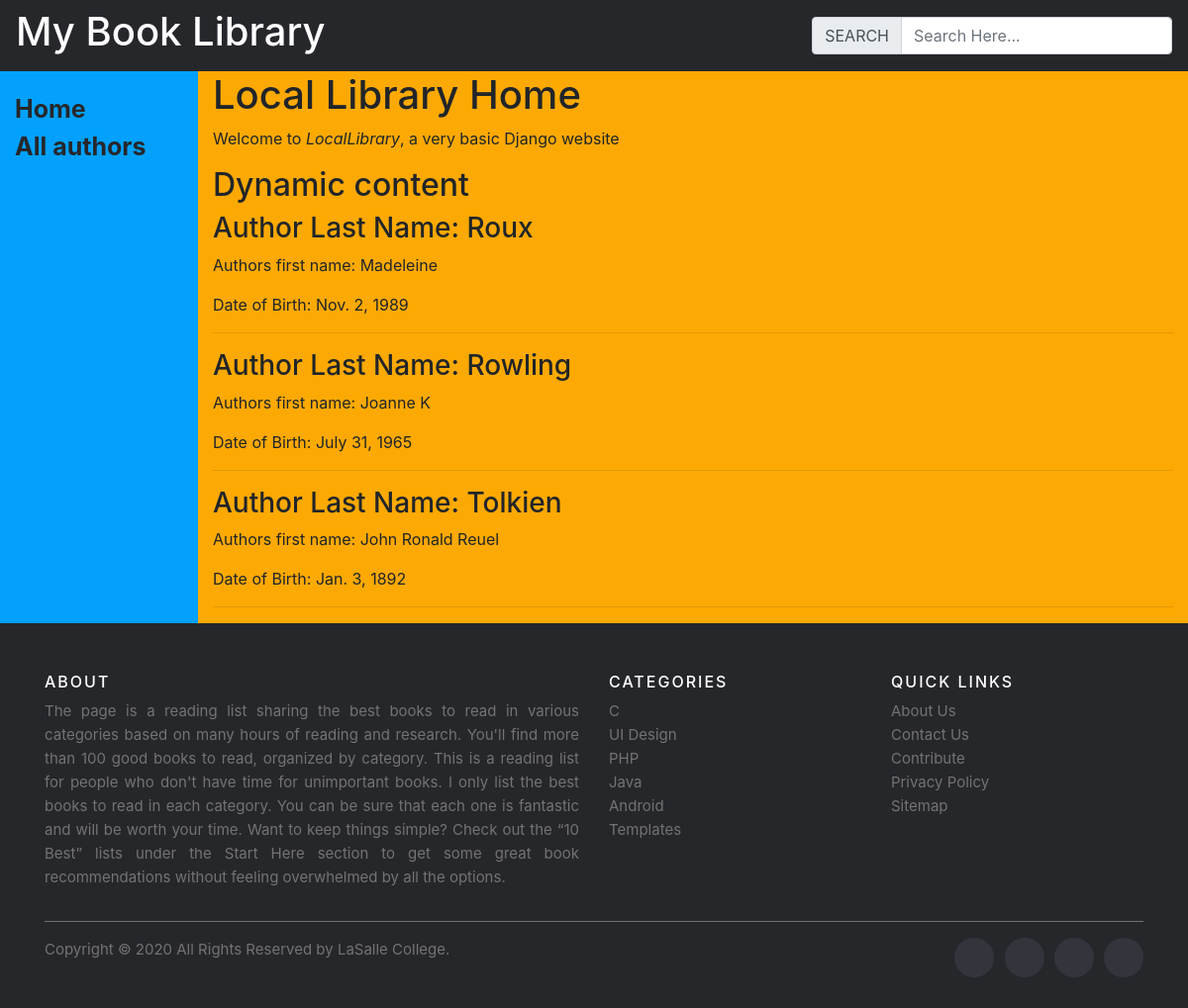
Page /author/ on the committed database.
### mylibrary/models.py (models this page shows, shortened)
class Author(models.Model):
    firstName = models.CharField(max_length=200)
    lastName = models.CharField(max_length=200)
    dateOfBirth =  models.DateField()

### mylibrary/views.py (the view)
# urls.py: path("author/", views.author, name = "author"),
def author(request):
    auth = {'Author':Author.objects.all()}
    return render(request, 'mylibrary/author_list.html', auth)

### mylibrary/templates/mylibrary/author_list.html
{% extends "mylibrary/base_generic.html" %}
{% block content %}
	<h1>Local Library Home</h1>
	  <p>Welcome to <em>LocalLibrary</em>, a very basic Django website </p>
	<h2>Dynamic content</h2>
  {% for author in Author %}
    <h3>Author Last Name: {{author.lastName}}</h3>
    <p> Authors first name: {{author.firstName}}</p>
    <p> Date of Birth: {{author.dateOfBirth}}</p>
    <hr>
  {% endfor %}
{% endblock %}

### rows in the picture
Author: lastName "Roux", firstName "Madeleine", dateOfBirth "Nov. 2, 1989"
Author: lastName "Rowling", firstName "Joanne K", dateOfBirth "July 31, 1965"
Author: lastName "Tolkien", firstName "John Ronald Reuel", dateOfBirth "Jan. 3, 1892"
